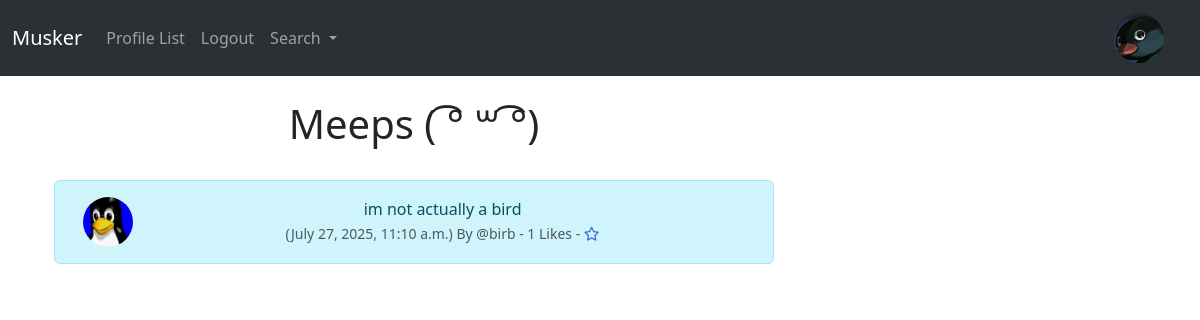
Screenshot of /meep_show/3 (signed in) with the database file from the repository.
### musker/models.py (models this page shows, shortened)
class Meep(models.Model):
    user = models.ForeignKey(User, related_name="meeps", on_delete=models.DO_NOTHING)
    body = models.CharField(max_length=200)
    created_at = models.DateTimeField(auto_now_add=True)
    likes = models.ManyToManyField(User, related_query_name="meep_like", blank=True)
    def number_of_likes(self):
        return self.likes.count()

class Profile(models.Model):
    user = models.OneToOneField(User, on_delete=models.CASCADE)
    follows = models.ManyToManyField("self",
                                     related_name="followed_by",
                                     symmetrical=False,
                                     blank=True)
    date_modified = models.DateTimeField(User, auto_now=True)
    profile_image = models.ImageField(null = True, blank = True, upload_to="images/")
    profile_bio = models.CharField(null=True, blank=True, max_length=500)
    homepage_link = models.CharField(null=True, blank=True, max_length=100)
    facebook_link = models.CharField(null=True, blank=True, max_length=100)
    instagram_link =models.CharField(null=True, blank=True, max_length=100)
    linkedin_link = models.CharField(null=True, blank=True, max_length=100)

### musker/views.py (the view)
# urls.py: path('meep_show/<int:pk>', views.meep_show, name="meep_show"),
def meep_show(request, pk):
    meep = get_object_or_404(Meep, id=pk)
    if meep:
         return render(request, "show_meep.html", { 'meep':meep})
    else:
        messages.success(request, ("This meep does not exist  ( ͡• _•)"))
        return redirect('home')

### musker/templates/show_meep.html (shortened to what this page needs)
{% extends 'base.html' %}
{% load static %}
{% block content %}
<div class="container text-center">
    <div class="row">
        <div class="col-8">
    <h1>Meeps ( ͡° ꒳ ͡°)</h1>
    <br>
        <div class="alert alert-info" role="alert">
<div class="container">
    <div class="row">
        <div class="col-1">
            {% if meep.user.profile.profile_image %}
                <img src="{{ meep.user.profile.profile_image.url }}"
                alt="{{ profile.user.username}}"
                width="50"
                height="50"
                class="rounded-circle">
                {% else %}
                <img src="{% static 'images/noot.png' %}"
                alt="{{ profile.user.username}}"
                width="50"
                height="50"
                class="rounded-circle">
            {% endif %}
        </div>
        <div class="col-11">
        {{ meep.body }}
        <br>
        <small class="text-muted">
            ({{ meep.created_at }}) By
            @{{ meep.user.username }}
            - {{ meep.number_of_likes }} Likes -
            {% if user in meep.likes.all %}
            <a href="{% url 'meep_like' meep.id %}">
                <i class="fa-solid fa-star" style="color: royalblue;"></i>
            </a>
            {% else %}
            <a href="{% url 'meep_like' meep.id %}">
                <i class="fa fa-star-o" style="color: royalblue;"></i>
            </a>
            {% endif %}
        </small>
        </div>
        <br/><br/>
        </div>
    </div>
</div>
</div>
<div class="col-4">
        <br>
        <br>
</div>
{% endblock %}

### rows the page displays
Meep: user.profile.profile_image (picture), body "im not actually a bird", created_at "July 27, 2025, 11:10 a.m.", user.username "birb", number_of_likes "1"
